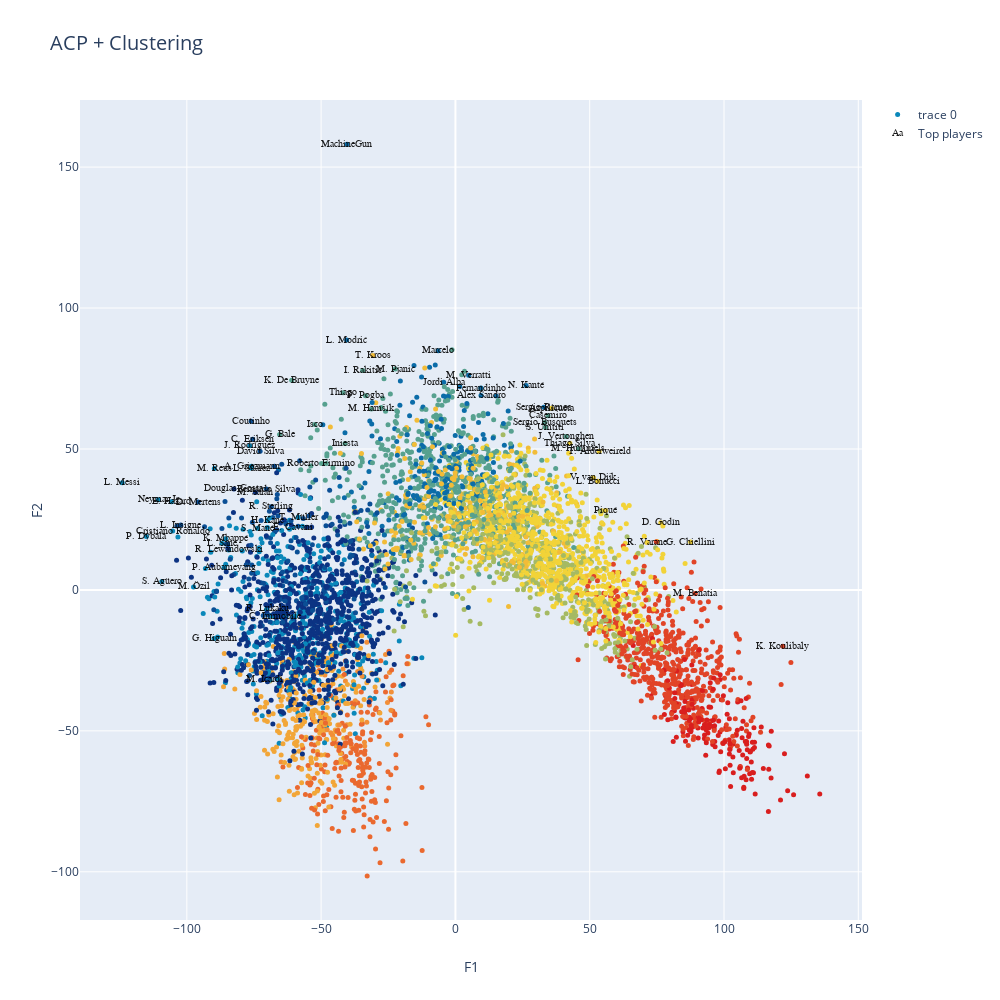

Source (notebook cell):
### Code cell
data=[]
bool_crack=df_kmean["Overall"] > 85
bool_no_crack=df_kmean["Overall"]<86

kmean_clusters = go.Scatter(x=X_projected[:,0], y=X_projected[:,1],
                           mode='markers',
                        text=df_kmean.loc[:,'Name'],
                           marker=dict(
                                size=5,
                                color = clusters2.astype(np.float), #set color equal to a variable
                                colorscale='Portland',
                                showscale=False)
                           )

acp_crack =go.Scatter(x=X_projected[bool_crack,0], y=X_projected[bool_crack,1],name='Top players',
                      text=df_kmean.loc[bool_crack,'Name'],
                      textfont=dict(family='sans serif',size=10,color='black'),
                      opacity=0.9,mode='text')

data=[kmean_clusters,acp_crack]

layout = go.Layout(title="ACP + Clustering ",titlefont=dict(size=20),
                xaxis=dict(title='F1'),
                yaxis=dict(title='F2'),
                autosize=False, width=1000,height=1000)

fig = go.Figure(data=data, layout=layout)

iplot(fig)

### Figure 1 — Plotly figure (JSON) as saved in the notebook; plotly's stock layout.template omitted (floating-point values rounded to 4 significant figures; data arrays with more than 128 entries replaced by an {"elided": "..."} marker saying what was removed)
{"data": [{"marker": {"color": {"elided": "5139 int values"}, "colorscale": [[0, "rgb(12,51,131)"], [0.25, "rgb(10,136,186)"], [0.5, "rgb(242,211,56)"], [0.75, "rgb(242,143,56)"], [1, "rgb(217,30,30)"]], "showscale": false, "size": 5}, "mode": "markers", "text": {"elided": "5139 str values"}, "type": "scatter", "x": {"elided": "5139 float values"}, "y": {"elided": "5139 float values"}}, {"mode": "text", "name": "Top players", "opacity": 0.9, "text": ["L. Messi", "Cristiano Ronaldo", "Neymar Jr", "K. De Bruyne", "E. Hazard", "L. Modrić", "L. Suárez", "Sergio Ramos", "R. Lewandowski", "T. Kroos", "D. Godín", "David Silva", "N. Kanté", "P. Dybala", "H. Kane", "A. Griezmann", "Sergio Busquets", "E. Cavani", "S. Agüero", "G. Chiellini", "K. Mbappé", "M. Salah", "Casemiro", "J. Rodríguez", "L. Insigne", "Isco", "C. Eriksen", "Coutinho", "P. Aubameyang", "M. Hummels", "Marcelo", "G. Bale", "G. Higuaín", "Thiago Silva", "S. Umtiti", "M. Icardi", "K. Koulibaly", "P. Pogba", "R. Lukaku", "C. Immobile", "Jordi Alba", "D. Mertens", "J. Vertonghen", "M. Hamšík", "I. Rakitić", "Piqué", "L. Sané", "Bernardo Silva", "S. Mané", "V. van Dijk", "R. Sterling", "Roberto Firmino", "R. Varane", "M. Verratti", "Alex Sandro", "Douglas Costa", "T. Müller", "Thiago", "M. Reus", "Azpilicueta", "L. Bonucci", "T. Alderweireld", "M. Pjanić", "M. Benatia", "M. Özil", "Fernandinho", "Iniesta", "MachineGun"], "textfont": {"color": "black", "family": "sans serif", "size": 10}, "type": "scatter", "x": [-124.1, -105.3, -110.6, -60.97, -105.7, -40.5, -76.1, 32.92, -84.43, -30.76, 76.47, -72.71, 26.32, -115.1, -70.03, -75.91, 33.25, -60.6, -109.3, 87.59, -85.59, -74.44, 34.48, -76.57, -102.2, -52.38, -75.47, -76.03, -86.11, 45.8, -6.444, -65.48, -89.83, 42.59, 33.49, -71.01, 121.9, -33.47, -70.14, -67.3, -4.35, -95.81, 41.22, -31.29, -34.54, 55.95, -86.89, -70.37, -73.64, 51.37, -68.52, -49.87, 71.32, 4.917, 9.531, -82.46, -58.55, -41.83, -89.76, 35.72, 52.97, 53.51, -22.38, 89.27, -97.51, 9.547, -41.11, -40.37], "y": [37.99, 20.87, 31.95, 74.36, 31.3, 88.62, 43.25, 64.84, 14.18, 83.15, 23.85, 49.24, 72.54, 18.93, 24.6, 43.86, 59.39, 22.19, 2.981, 17.0, 18.11, 34.56, 61.8, 51.11, 23.02, 58.69, 53.42, 59.82, 7.955, 50.11, 84.84, 55.11, -17.19, 52.0, 57.74, -31.69, -20.02, 68.87, -6.642, -9.513, 73.68, 31.17, 54.46, 64.23, 77.8, 28.2, 16.57, 35.78, 21.91, 39.76, 29.53, 44.81, 16.78, 76.13, 68.94, 35.84, 25.74, 69.93, 43.03, 64.45, 38.57, 49.12, 78.33, -1.314, 1.052, 71.52, 51.92, 158.1]}], "layout": {"autosize": false, "height": 1000, "title": {"font": {"size": 20}, "text": "ACP + Clustering "}, "width": 1000, "xaxis": {"title": {"text": "F1"}}, "yaxis": {"title": {"text": "F2"}}}}
